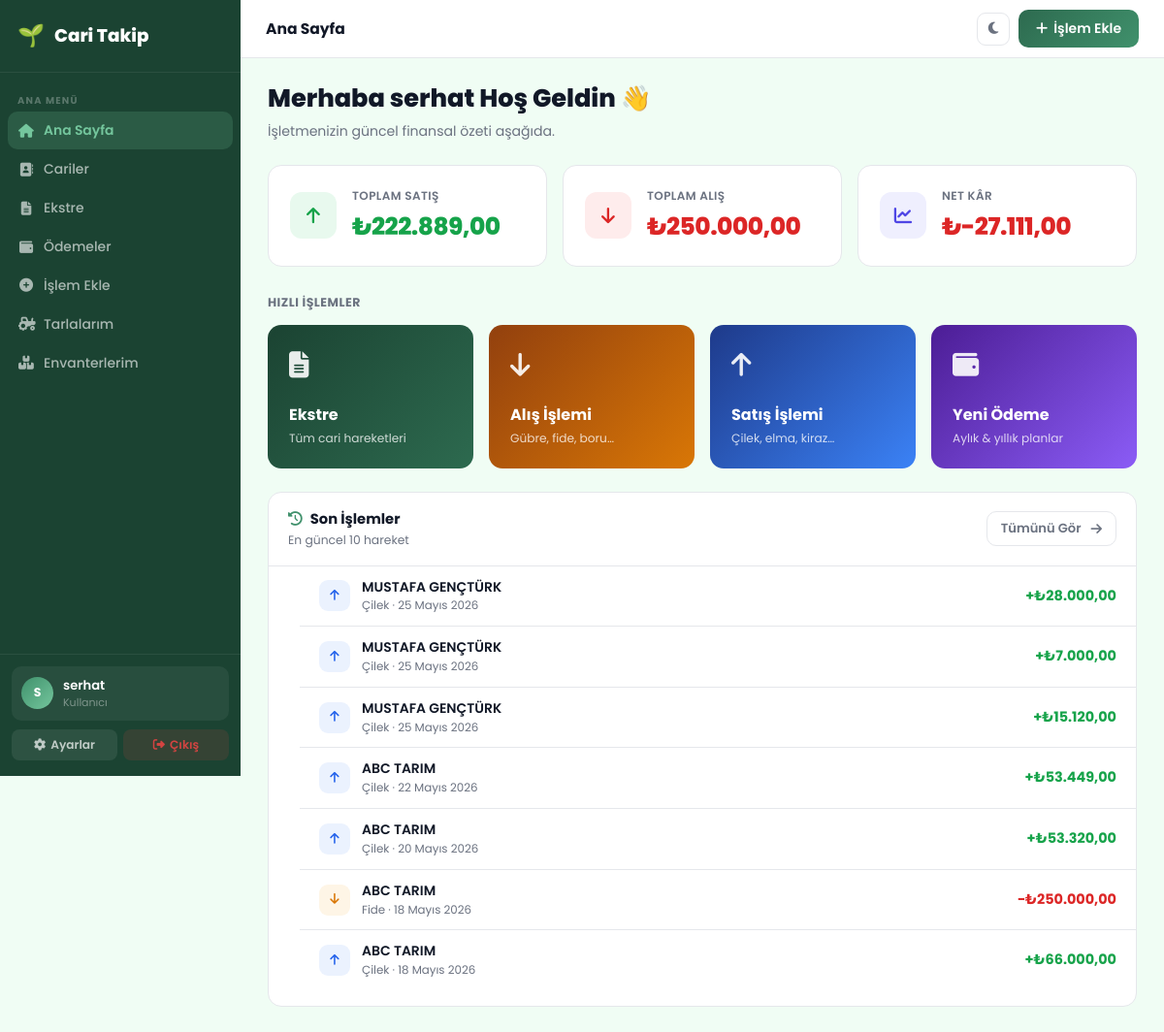
Before: /dashboard/ (signed in) with the older database file.
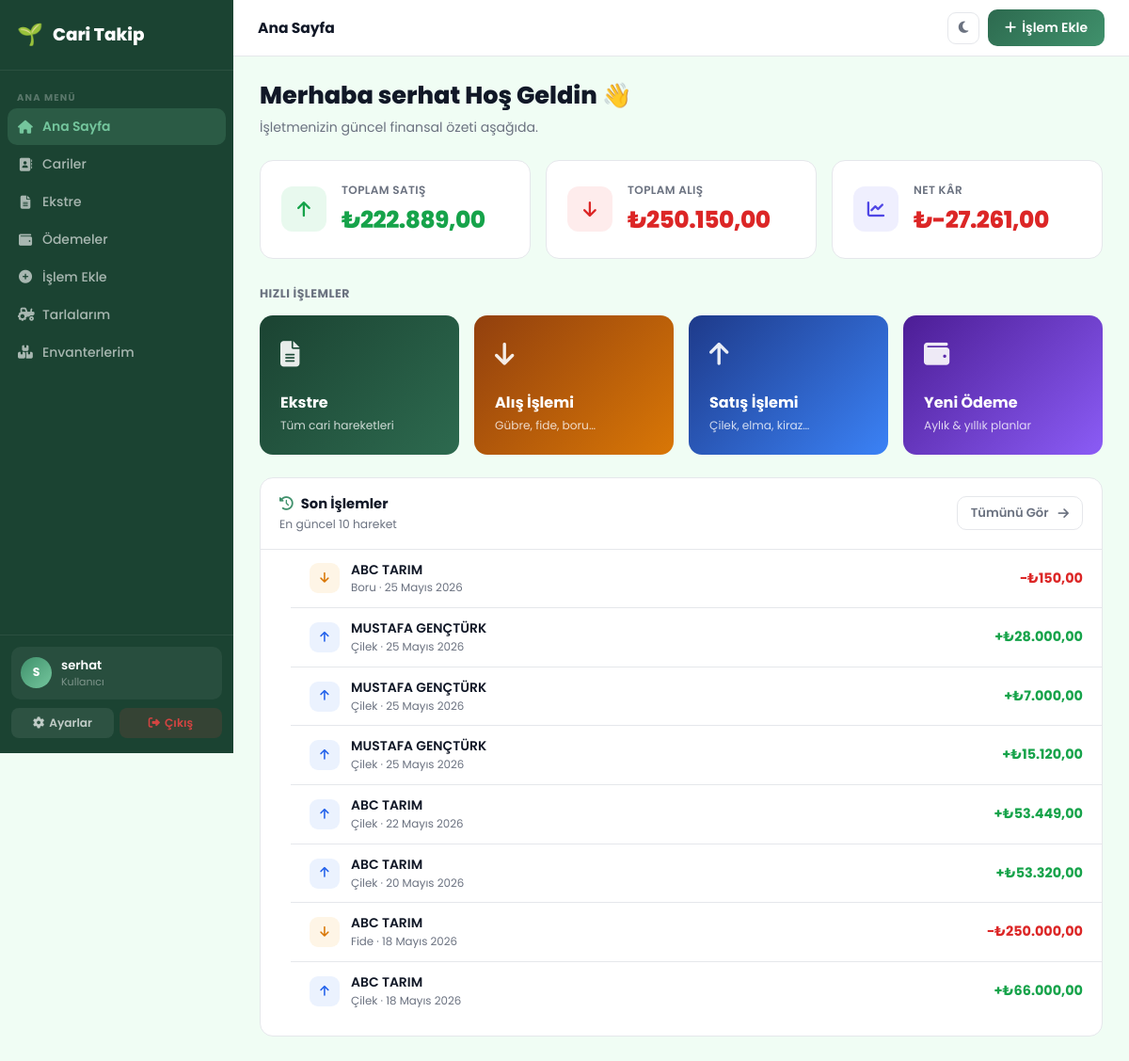
After: the same page with the newer database file.
### transactions/models.py (models this page shows, shortened)
class Transaction(models.Model):
    TRANSACTION_TYPES = [
        ('purchase', 'Alış'),
        ('sale', 'Satış'),
    ]
    SALE_PRODUCTS = [
        ('cilek', 'Çilek'),
        ('elma', 'Elma'),
        ('kiraz', 'Kiraz'),
        ('seftali', 'Şeftali'),
        ('diger', 'Diğer'),
    ]
    PURCHASE_PRODUCTS = [
        ('gubre', 'Gübre'),
        ('fide', 'Fide'),
        ('boru', 'Boru'),
        ('diger', 'Diğer'),
    ]
    UNIT_CHOICES = [
        ('adet', 'Adet'),
        ('kg', 'Kg'),
        ('lt', 'Lt'),
        ('m', 'Metre'),
        ('paket', 'Paket'),
    ]
    user = models.ForeignKey(User, on_delete=models.CASCADE, related_name='transactions')
    customer = models.ForeignKey(Customer, on_delete=models.CASCADE)
    field = models.ForeignKey(Field, on_delete=models.SET_NULL, null=True, blank=True, related_name='transactions', verbose_name='Tarla')
    type = models.CharField(max_length=10, choices=TRANSACTION_TYPES)
    product = models.CharField(max_length=20, choices=SALE_PRODUCTS + PURCHASE_PRODUCTS)
    quantity = models.DecimalField(max_digits=10, decimal_places=2, default=1)
    unit = models.CharField(max_length=10, choices=UNIT_CHOICES, default='adet')
    unit_price = models.DecimalField(max_digits=10, decimal_places=2, default=0)
    amount = models.DecimalField(max_digits=10, decimal_places=2, editable=False)
    date = models.DateField(auto_now_add=True)
    reference_no = models.CharField(max_length=60, blank=True)
    description = models.TextField(blank=True)

### customers/models.py (models this page shows, shortened)
class Customer(models.Model):
    user = models.ForeignKey(User, on_delete=models.CASCADE, related_name='customers')
    name = models.CharField(max_length=100)
    tc_vkn = models.CharField(max_length=20, blank=True, verbose_name='TC / VKN')
    address = models.TextField(blank=True)
    phone = models.CharField(max_length=20, blank=True)
    email = models.EmailField(blank=True)
    balance = models.DecimalField(max_digits=10, decimal_places=2, default=0)

### dashboard/views.py (the view)
# urls.py: path('dashboard/', include('dashboard.urls')),
@login_required
def dashboard(request):
    if request.user.is_staff:
        transactions = Transaction.objects.all()
    else:
        transactions = Transaction.objects.filter(user=request.user)
    total_sales = transactions.filter(type='sale').aggregate(Sum('amount'))['amount__sum'] or 0
    total_purchases = transactions.filter(type='purchase').aggregate(Sum('amount'))['amount__sum'] or 0
    profit = total_sales - total_purchases
    def format_turkish_number(value):
        formatted = f"{value:,.2f}"
        return formatted.replace(',', 'X').replace('.', ',').replace('X', '.')
    recent_transactions = transactions.order_by('-date', '-id')[:10]
    return render(request, 'dashboard/dashboard.html', {
        'total_sales': total_sales,
        'total_purchases': total_purchases,
        'profit': profit,
        'formatted_total_sales': format_turkish_number(total_sales),
        'formatted_total_purchases': format_turkish_number(total_purchases),
        'formatted_profit': format_turkish_number(profit),
        'greeting': f"Merhaba {request.user.first_name or request.user.get_full_name() or request.user.username} Hoş Geldin 👋",
        'logged_user_name': request.user.username,
        'recent_transactions': recent_transactions,
    })

### dashboard/templatetags/numformat.py (called while the page is built)
@register.filter
def tr_num(value):
    try:
        if value is None:
            return '—'
        num = float(value)
        negative = num < 0
        formatted = f"{abs(num):,.2f}"
        result = formatted.replace(',', 'X').replace('.', ',').replace('X', '.')
        return ('-' if negative else '') + result
    except (ValueError, TypeError):
        return value

### dashboard/templates/dashboard/dashboard.html (shortened to what this page needs)
{% extends 'dashboard/base.html' %}
{% block page_title %}Ana Sayfa{% endblock %}
{% block topbar_right %}
<a href="{% url 'transaction_create' %}" class="btn-g"><i class="fas fa-plus"></i> İşlem Ekle</a>
{% endblock %}
{% block content %}
<div class="welcome">
    <h1>{{ greeting }}</h1>
    <p>İşletmenizin güncel finansal özeti aşağıda.</p>
</div>
<div class="kpi-grid">
    <div class="kpi-card kpi-green">
        <div class="kpi-icon"><i class="fas fa-arrow-up"></i></div>
        <div>
            <div class="kpi-label">Toplam Satış</div>
            <div class="kpi-value">₺{{ formatted_total_sales }}</div>
        </div>
    </div>
    <div class="kpi-card kpi-red">
        <div class="kpi-icon"><i class="fas fa-arrow-down"></i></div>
        <div>
            <div class="kpi-label">Toplam Alış</div>
            <div class="kpi-value">₺{{ formatted_total_purchases }}</div>
        </div>
    </div>
    <div class="kpi-card kpi-blue">
        <div class="kpi-icon"><i class="fas fa-chart-line"></i></div>
        <div>
            <div class="kpi-label">Net Kâr</div>
            <div class="kpi-value" style="color:{% if profit >= 0 %}#4f46e5{% else %}#dc2626{% endif %};">₺{{ formatted_profit }}</div>
        </div>
    </div>
</div>
<div style="margin-bottom:12px;">
    <span style="font-size:.78rem;font-weight:700;text-transform:uppercase;letter-spacing:.5px;color:var(--sub);">Hızlı İşlemler</span>
</div>
<div class="action-grid">
    <a href="{% url 'statement' %}" class="ac ac-ekstre">
        <div class="ac-ico"><i class="fas fa-file-alt"></i></div>
        <div class="ac-title">Ekstre</div>
        <div class="ac-sub">Tüm cari hareketleri</div>
    </a>
    <a href="{% url 'transaction_create' %}?type=purchase" class="ac ac-purchase">
        <div class="ac-ico"><i class="fas fa-arrow-down"></i></div>
        <div class="ac-title">Alış İşlemi</div>
        <div class="ac-sub">Gübre, fide, boru…</div>
    </a>
    <a href="{% url 'transaction_create' %}?type=sale" class="ac ac-sale">
        <div class="ac-ico"><i class="fas fa-arrow-up"></i></div>
        <div class="ac-title">Satış İşlemi</div>
        <div class="ac-sub">Çilek, elma, kiraz…</div>
    </a>
    <a href="{% url 'payment_create' %}" class="ac ac-payment">
        <div class="ac-ico"><i class="fas fa-wallet"></i></div>
        <div class="ac-title">Yeni Ödeme</div>
        <div class="ac-sub">Aylık & yıllık planlar</div>
    </a>
</div>
<div class="surface" style="margin-top:24px;">
    <div class="card-header-bar">
        <div>
            <div class="ch-title"><i class="fas fa-history me-2" style="color:var(--primary-light);"></i>Son İşlemler</div>
            <div style="font-size:.77rem;color:var(--sub);margin-top:2px;">En güncel 10 hareket</div>
        </div>
        <a href="{% url 'statement' %}" class="btn-o" style="padding:7px 14px;font-size:.82rem;">
            Tümünü Gör <i class="fas fa-arrow-right ms-1"></i>
        </a>
    </div>
    <ul class="recent-list">
        {% for t in recent_transactions %}
        <li class="recent-item">
            <div class="ri-dot {{ t.type }}">
                {% if t.type == 'sale' %}<i class="fas fa-arrow-up"></i>{% else %}<i class="fas fa-arrow-down"></i>{% endif %}
            </div>
            <div style="flex:1;min-width:0;">
                <div class="ri-name">{{ t.customer.name }}</div>
                <div class="ri-sub">{{ t.get_product_display }} · {{ t.date }}</div>
            </div>
            <div class="ri-amount {{ t.type }}">
                {% if t.type == 'sale' %}+{% else %}−{% endif %}₺{{ t.amount|tr_num }}
            </div>
        </li>
        {% empty %}
        <li style="padding:40px 20px;text-align:center;color:var(--sub);font-size:.87rem;">
            <i class="fas fa-inbox" style="display:block;font-size:2rem;opacity:.3;margin-bottom:10px;"></i>
            Henüz işlem bulunmamaktadır.
        </li>
        {% endfor %}
    </ul>
</div>
{% endblock %}

Changed rows visible on the page:
added Transaction: type "purchase" (drawn), customer.name "ABC TARIM", product "Boru", date "25 Mayıs 2026", amount|tr_num "150,00"
Other visible differences:
text no longer shown: "250.000,00 -27.111,00"
text now shown: "250.150,00 -27.261,00"
